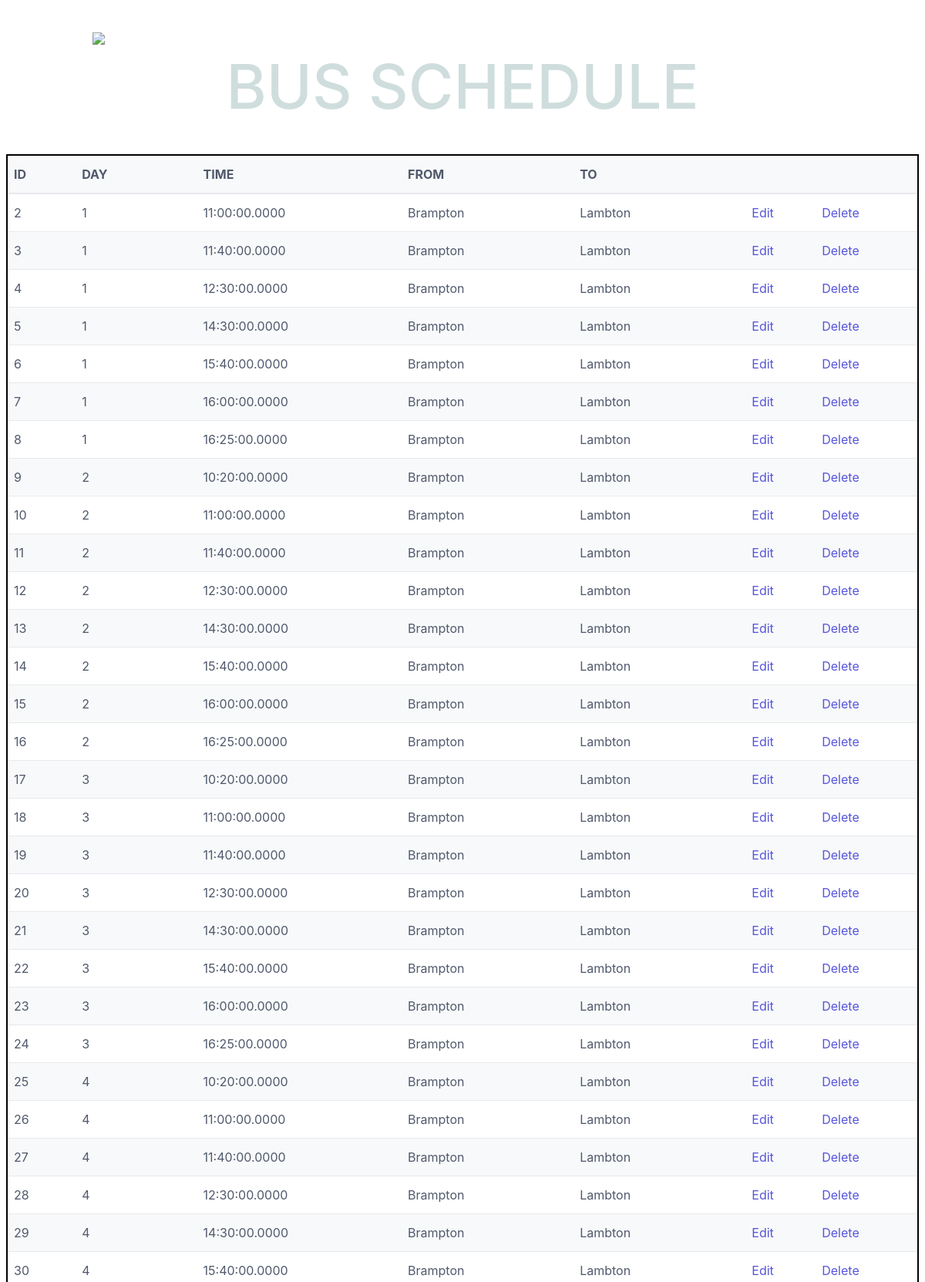
The page /showallbuses.php (upper part) on the database its author committed.
### tables this page shows
CREATE TABLE `bus_from_brampton` (
  `id` int(5) NOT NULL,
  `day_id` varchar(11) NOT NULL,
  `dept_time` time(4) NOT NULL,
  `dept_loc` varchar(50) NOT NULL,
  `destination` varchar(50) NOT NULL
);

### showallbuses.php (the view, shortened to what this page needs)
<?php
$dbhost = "localhost";
$dbuser = "root";
$dbpass = "";
$dbname = "cestar_bus";
$connection = mysqli_connect($dbhost, $dbuser, $dbpass, $dbname);
$sql = "SELECT * FROM bus_from_brampton";
$results = mysqli_query($connection, $sql);
?>
<!DOCTYPE html>
<html>
  <head>
    <link rel="stylesheet" href="css/spectre.min.css">
    <link rel="stylesheet" href="css/spectre-exp.min.css">
    <link rel="stylesheet" href="css/spectre-icons.min.css">
  </head>
  <body>
	<header class="navbar">
	  <section class="navbar-center">
		<a href="index.php"><img src="https://www.lambtoncollege.ca/images/header/Logo.png" style="max-width:128px;"></a>
	  </section>
	</header>
<h1 style="font-size:80px; text-align:center; color:#1553"> BUS SCHEDULE</h1>
	<div class="container">
	  <div class="columns">
		<div class="column col-12 centered">
			<div style="border:2px solid black ">
			<table class="table table-striped table-hover">
			<tr>
			<th>    ID   </th>
			<th>	DAY	</th>
			<th>	TIME	</th>
			<th>	FROM	</th>
			<th>	TO	</th>
				 <th>&nbsp;</th>
              <th>&nbsp;</th>
			</tr>
			<?php
				while ($record = mysqli_fetch_assoc($results)) {
			?>
			<tr>
			<td> <?php  echo $record["id"]	 ?></td>
			<td><?php  echo $record["day_id"]	 ?>	</td>
			<td><?php  echo $record["dept_time"]	 ?>	</td>
			<td><?php  echo $record["dept_loc"]	 ?>	</td>
			<td><?php  echo $record["destination"]	 ?>	</td>
			<td><a class="action" href="<?php echo 'updatebus.php?id=' . $record['id']; ?>">Edit</a></td>
            <td><a class="action" href="<?php echo 'deletebus.php?id='. $record["id"]; ?>">Delete</a></td>
			<?php
				}
			?>
			</tr>
			</table>
			</div>
		</div>
	  </div>
	</div>
  </body>
</html>

### showallbuses.php (style rules this page uses)
header { max-width:960px; margin:0 auto; margin-top:40px; }
div.container { margin-top:40px; }
h1 { font-size:24px; }

### rows shown on the page
bus_from_brampton: id "2", day "1", dept_time "11:00:00.0000", dept_loc "Brampton", destination "Lambton"
bus_from_brampton: id "3", day "1", dept_time "11:40:00.0000", dept_loc "Brampton", destination "Lambton"
bus_from_brampton: id "4", day "1", dept_time "12:30:00.0000", dept_loc "Brampton", destination "Lambton"
bus_from_brampton: id "5", day "1", dept_time "14:30:00.0000", dept_loc "Brampton", destination "Lambton"
bus_from_brampton: id "6", day "1", dept_time "15:40:00.0000", dept_loc "Brampton", destination "Lambton"
bus_from_brampton: id "7", day "1", dept_time "16:00:00.0000", dept_loc "Brampton", destination "Lambton"
bus_from_brampton: id "8", day "1", dept_time "16:25:00.0000", dept_loc "Brampton", destination "Lambton"
bus_from_brampton: id "9", day "2", dept_time "10:20:00.0000", dept_loc "Brampton", destination "Lambton"
bus_from_brampton: id "10", day "2", dept_time "11:00:00.0000", dept_loc "Brampton", destination "Lambton"
bus_from_brampton: id "11", day "2", dept_time "11:40:00.0000", dept_loc "Brampton", destination "Lambton"
bus_from_brampton: id "12", day "2", dept_time "12:30:00.0000", dept_loc "Brampton", destination "Lambton"
bus_from_brampton: id "13", day "2", dept_time "14:30:00.0000", dept_loc "Brampton", destination "Lambton"
bus_from_brampton: id "14", day "2", dept_time "15:40:00.0000", dept_loc "Brampton", destination "Lambton"
bus_from_brampton: id "15", day "2", dept_time "16:00:00.0000", dept_loc "Brampton", destination "Lambton"
bus_from_brampton: id "16", day "2", dept_time "16:25:00.0000", dept_loc "Brampton", destination "Lambton"
bus_from_brampton: id "17", day "3", dept_time "10:20:00.0000", dept_loc "Brampton", destination "Lambton"
bus_from_brampton: id "18", day "3", dept_time "11:00:00.0000", dept_loc "Brampton", destination "Lambton"
bus_from_brampton: id "19", day "3", dept_time "11:40:00.0000", dept_loc "Brampton", destination "Lambton"
bus_from_brampton: id "20", day "3", dept_time "12:30:00.0000", dept_loc "Brampton", destination "Lambton"
bus_from_brampton: id "21", day "3", dept_time "14:30:00.0000", dept_loc "Brampton", destination "Lambton"
bus_from_brampton: id "22", day "3", dept_time "15:40:00.0000", dept_loc "Brampton", destination "Lambton"
bus_from_brampton: id "23", day "3", dept_time "16:00:00.0000", dept_loc "Brampton", destination "Lambton"
bus_from_brampton: id "24", day "3", dept_time "16:25:00.0000", dept_loc "Brampton", destination "Lambton"
bus_from_brampton: id "25", day "4", dept_time "10:20:00.0000", dept_loc "Brampton", destination "Lambton"
bus_from_brampton: id "26", day "4", dept_time "11:00:00.0000", dept_loc "Brampton", destination "Lambton"
bus_from_brampton: id "27", day "4", dept_time "11:40:00.0000", dept_loc "Brampton", destination "Lambton"
bus_from_brampton: id "28", day "4", dept_time "12:30:00.0000", dept_loc "Brampton", destination "Lambton"
bus_from_brampton: id "29", day "4", dept_time "14:30:00.0000", dept_loc "Brampton", destination "Lambton"
bus_from_brampton: id "30", day "4", dept_time "15:40:00.0000", dept_loc "Brampton", destination "Lambton"
